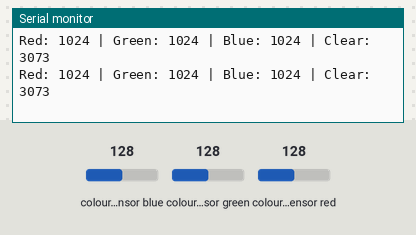
A sketch run on a simulated Arduino Uno, built with avr-gcc and run on an emulated ATmega328P. Shown: the last lines printed to the serial monitor. Inputs (shaded band) come from the test bench; at power-on: colour sensor blue 128, colour sensor green 128, colour sensor red 128.

Above: at 1.4 s.
1.5 s: colour sensor blue set to 5
At 2.2 s:
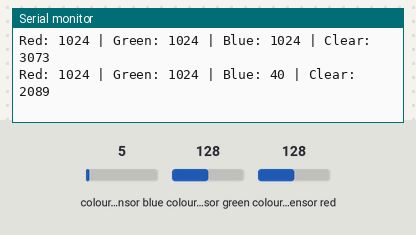
3.0 s: colour sensor green set to 5
At 3.8 s:
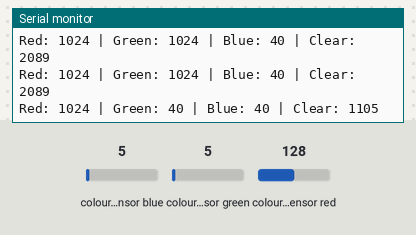
4.5 s: colour sensor red set to 5
At 4.9 s:
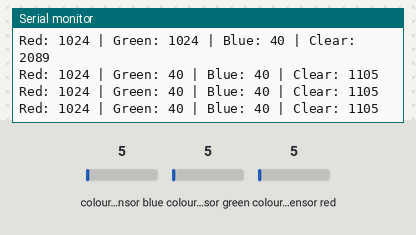
Timing chart, 0 to 7.5 s (numbered marks = the images above; inputs shaded):
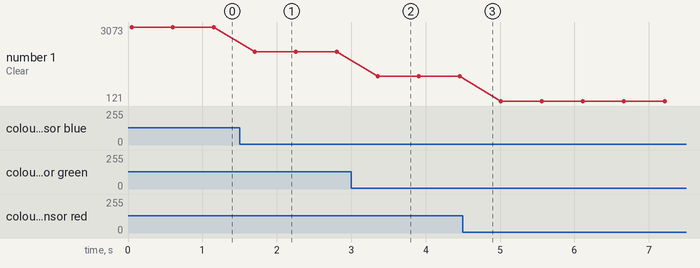

Measured:
- after the input at 1.5 s, the serial monitor: prints a new line after 0.21 s (image 1)
- after the input at 3.0 s, the serial monitor: prints a new line after 0.36 s (image 2)
- plotted number 1: 3073 → 2089 after the input at 1.5 s, 2089 → 1105 after the input at 3.0 s, 1105 → 121 after the input at 4.5 s

The sketch:

Read_data_TCS34725_sensor.ino
```cpp
#include <Wire.h>
#include "Adafruit_TCS34725.h"

// Initialize the TCS34725 sensor
Adafruit_TCS34725 tcs = Adafruit_TCS34725(TCS34725_INTEGRATIONTIME_2_4MS, TCS34725_GAIN_4X);

void setup() {
  Serial.begin(9600); // Start serial communication

  // Check if the sensor is detected
  if (!tcs.begin()) {
    Serial.println("TCS34725 not detected! Please check the wiring.");
    while (1); // Infinite loop in case of an error
  }

  Serial.println("TCS34725 detected! Displaying sensor data:");
}

void loop() {
  uint16_t r, g, b, c; // Variables for the color values (Red, Green, Blue, Clear)

  // Read raw data from the TCS34725 sensor
  tcs.getRawData(&r, &g, &b, &c);

  // Output the sensor data to the serial console
  Serial.print("Red: ");
  Serial.print(r);
  Serial.print(" | Green: ");
  Serial.print(g);
  Serial.print(" | Blue: ");
  Serial.print(b);
  Serial.print(" | Clear: ");
  Serial.println(c);

  delay(500); // Wait 500ms between measurements
}
```
